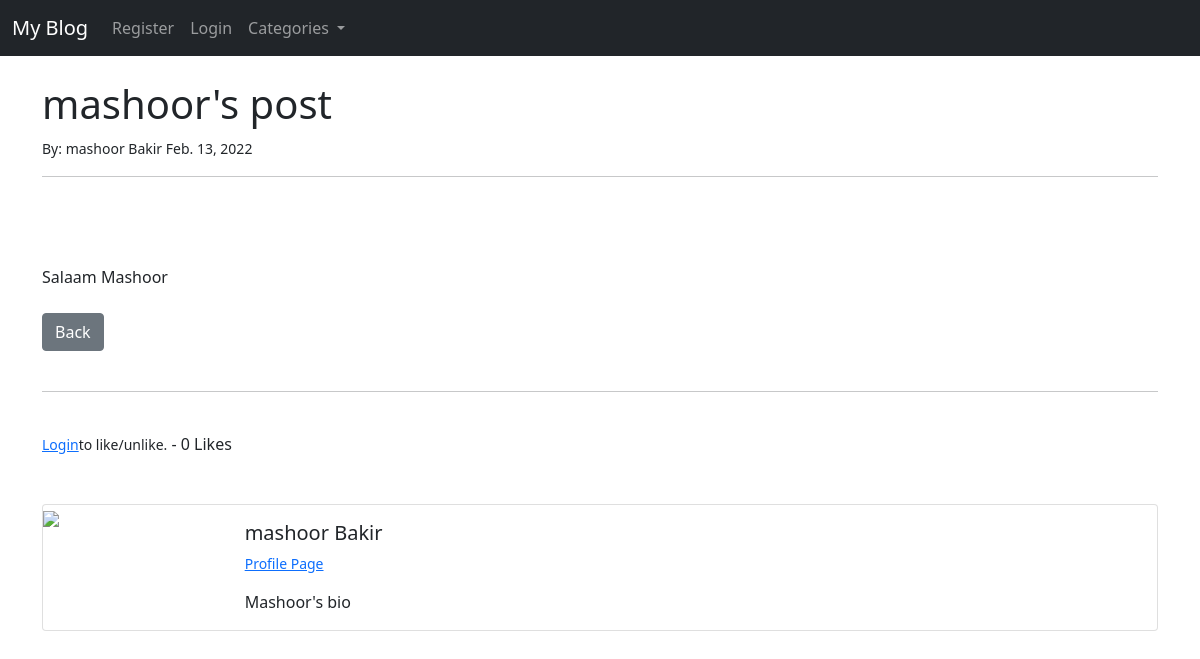
The app's page /article/10 with its own data.
### theblog/models.py (models this page shows, shortened)
class Post(models.Model):
    title = models.CharField(max_length=255)
    header_image = models.ImageField(null=True, blank=True, upload_to="images/")
    title_tag = models.CharField(max_length=255)
    author = models.ForeignKey(User, on_delete=models.CASCADE)
    body = RichTextField(blank=True, null=True)
    post_date = models.DateField(auto_now_add=True)
    category = models.CharField(max_length=255, default='coding')
    snippet = models.CharField(max_length=255)
    likes = models.ManyToManyField(User, related_name='blog_posts')
    def total_likes(self):
        return self.likes.count()

class Profile(models.Model):
    user = models.OneToOneField(User, null=True, on_delete=models.CASCADE)
    bio = models.TextField()
    profile_pic = models.ImageField(null=True, blank=True, upload_to="images/profile/")
    website_url = models.CharField(max_length=255, null=True, blank=True)
    facebook_url = models.CharField(max_length=255, null=True, blank=True)
    twitter_url = models.CharField(max_length=255, null=True, blank=True)
    insta_url = models.CharField(max_length=255, null=True, blank=True)
    pinterest_url = models.CharField(max_length=255, null=True, blank=True)

### theblog/views.py (the view)
# urls.py: path('article/<int:pk>', ArticleDetailView.as_view(), name='article-detail'),
class ArticleDetailView(DetailView):
    model = Post
    template_name = 'article_details.html'
    def get_context_data(self, *args, **kwargs):
        cat_menu = Category.objects.all()
        context = super(ArticleDetailView, self).get_context_data(*args, **kwargs)
        stuff = get_object_or_404(Post, id=self.kwargs['pk'])
        total_likes = stuff.total_likes()
        liked = False
        if stuff.likes.filter(id=self.request.user.id).exists():
            liked = True
        context["cat_menu"] = cat_menu
        context["total_likes"] = total_likes
        context["liked"] = liked
        return context

### theblog/models.py (called while the page is built)
    def __str__(self):
        return self.name

### theblog/templates/article_details.html (shortened to what this page needs)
{% extends 'base.html' %}
{% load static %}
{% block content %}
        <h1>{{ post.title }}  </h1>
        <small>
            By: {{ post.author.first_name }}
                {{ post.author.last_name }}
                {{ post.post_date }}
        </small><br/>
        <hr>
        <br/>
        <br><br>
        {{ post.body|safe }}
        <br><br>
        <a href="{% url 'home' %}" class="btn btn-secondary" >Back</a>
        <br><br>
        <hr>
        <br>
        <form method= "POST" action="{% url 'like_post' post.pk %}">
            {% if user.is_authenticated %}
                {% if liked %}
                    <button type="submit", name="post_id", value="{{ post.id }}",
                    class="btn btn-danger btn-sm">UnLike</button>
                {% else %}
                    <button type="submit", name="post_id", value="{{ post.id }}",
                    class="btn btn-primary btn-sm">Like</button>
                {% endif %}
            {% else %}
                <small><a href="{% url 'login' %}">Login</a>to like/unlike.</small>
            {% endif %}
                - {{ total_likes }} Likes
        </form>
        <br><br>
        <div class="card mb-3">
            <div class="row g-0">
              <div class="col-md-2">
            {% if post.author.profile.profile_pic %}
                <img src="{{ post.author.profile.profile_pic.url }}" class="img-fluid">
            {% else %}
                <img src="{% static 'theblog/images/profile.jpg' %}" class="img-fluid">
            {% endif %}
              </div>
              <div class="col-md-10">
                <div class="card-body">
                  <h5 class="card-title">
                      {{ post.author.first_name }}
                      {{ post.author.last_name }} </h5>
                  <p class ="small text-muted">
                    <a href="{% url 'show_profile_page' post.author.profile.id %}">Profile Page</a>
                  </p>
                  <p class="card-text">{{ post.author.profile.bio }}</p>
                </div>
              </div>
            </div>
          </div>
{% endblock %}

### records on screen
Post: title "mashoor's post", author.first_name "mashoor", author.last_name "Bakir", post_date "Feb. 13, 2022", body "Salaam Mashoor", author.profile.bio "Mashoor's bio"

### other values on screen
{{ total_likes }} "0"
